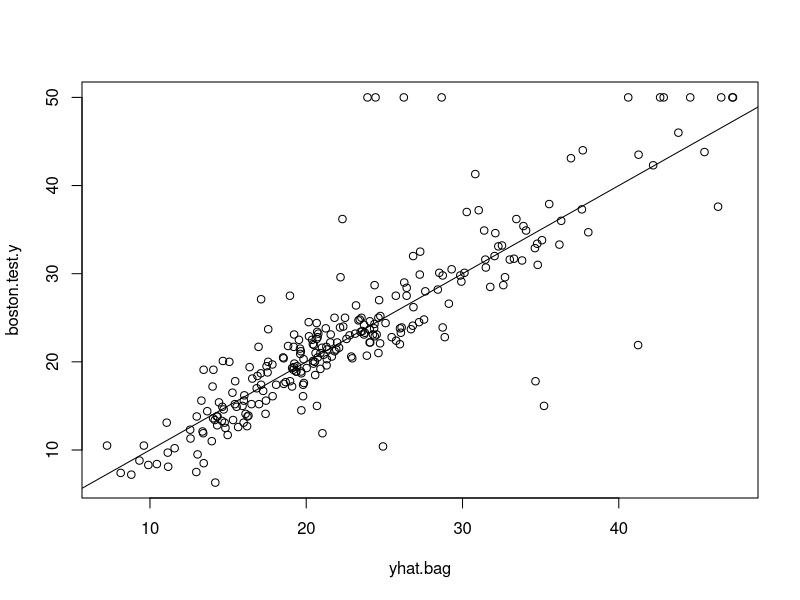
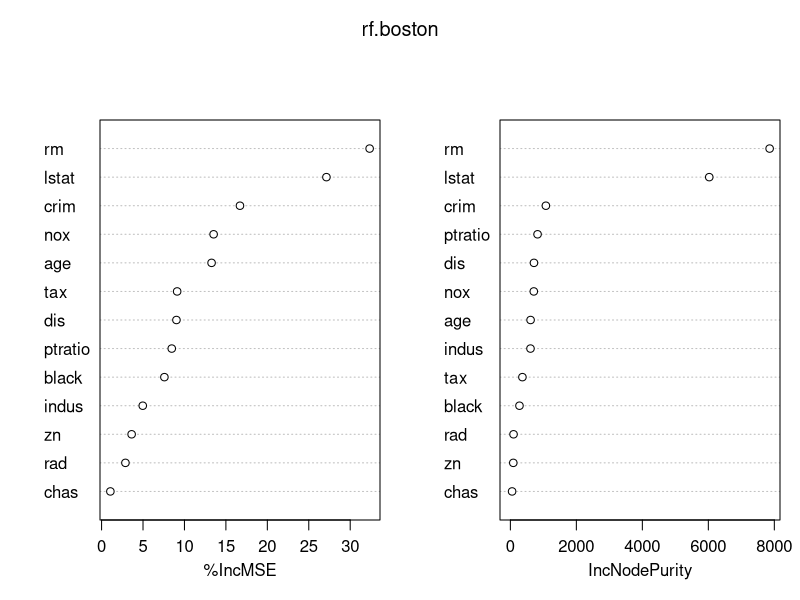

These charts were generated, in order, by the following R code:
## ---- chunk 1
knitr::opts_chunk$set(echo = TRUE)
## ---- chunk 2
library(MASS)
## ---- chunk 3
set.seed(1)
train = sample(1:nrow(Boston), nrow(Boston)/2)

boston.test.y=Boston[-train, "medv"] # Need to import from other Lab section

## ---- chunk 4
#library(MASS)
library(randomForest)
set.seed(1)
bag.boston=randomForest(medv ~ ., data=Boston, subset=train, mtry=13, importance =TRUE)
bag.boston
## ---- chunk 5
yhat.bag = predict(bag.boston, newdata=Boston[-train ,])
{plot(yhat.bag, boston.test.y)
abline(0 ,1)
}
mean((yhat.bag-boston.test.y)^2)
## ---- chunk 6
bag.boston=randomForest(medv~.,data=Boston,subset=train, mtry=13,ntree=25)
yhat.bag = predict(bag.boston ,newdata=Boston[-train ,])
mean((yhat.bag-boston.test.y)^2)
## ---- chunk 7
set.seed(1)
rf.boston=randomForest(medv ~ ., data=Boston, subset=train, mtry=6, importance =TRUE)
yhat.rf = predict(rf.boston ,newdata=Boston[-train ,])
mean((yhat.rf - boston.test.y)^2)
## ---- chunk 8
importance(rf.boston)
## ---- chunk 9
varImpPlot(rf.boston)
